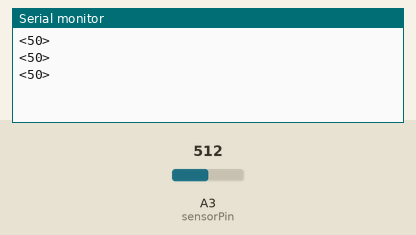
This sketch was run on a simulated Arduino Mega 2560, built with avr-gcc and run on an emulated ATmega2560. On the bench: the last lines printed to the serial monitor. The inputs (shaded band) are chosen by the test bench; at power-on: A3 (sensorPin) = 512.

Above: at 1.3 s.
1.4 s: A3 (sensorPin) set to 716
At 1.9 s:
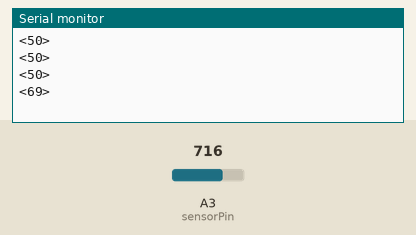
2.9 s: A3 (sensorPin) set to 900
At 3.4 s:
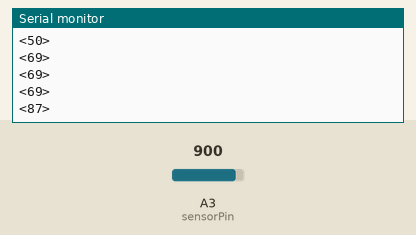
Timing chart, 0 to 5.9 s (numbered marks = the images above; inputs shaded):
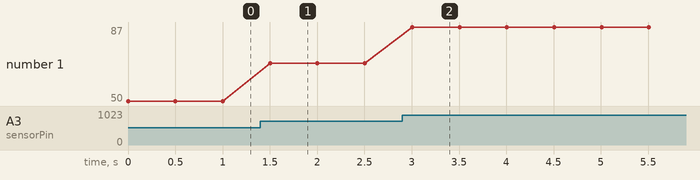

Measured:
- after the input at 1.4 s, the serial monitor: prints a new line after 0.10 s (image 1)
- after the input at 2.9 s, the serial monitor: prints a new line after 0.10 s (image 2)
- plotted number 1: 50 → 69 after the input at 1.4 s, 69 → 87 after the input at 2.9 s

The sketch:

transmitter.ino
```cpp
const int sensorPin = A3;

//vars
int waterSensorValue=0, value=0;

void setup() {
  pinMode(sensorPin, INPUT);

  Serial.begin(9600);
  Serial1.begin(11520);
}

void loop() {
  //read from water sensor
  waterSensorValue = analogRead(sensorPin);
  //map to 0 to 100
  value = map(waterSensorValue, 0, 1023, 0, 100);
    Serial1.println("water sensor value:   ");
    Serial1.println(value);
    Serial1.println();
    Serial.print('<'); 	//Starting symbol
    Serial.print(value);//Value from 0 to 100
    Serial.println('>');//Ending symbol

  delay(500);
}
```
